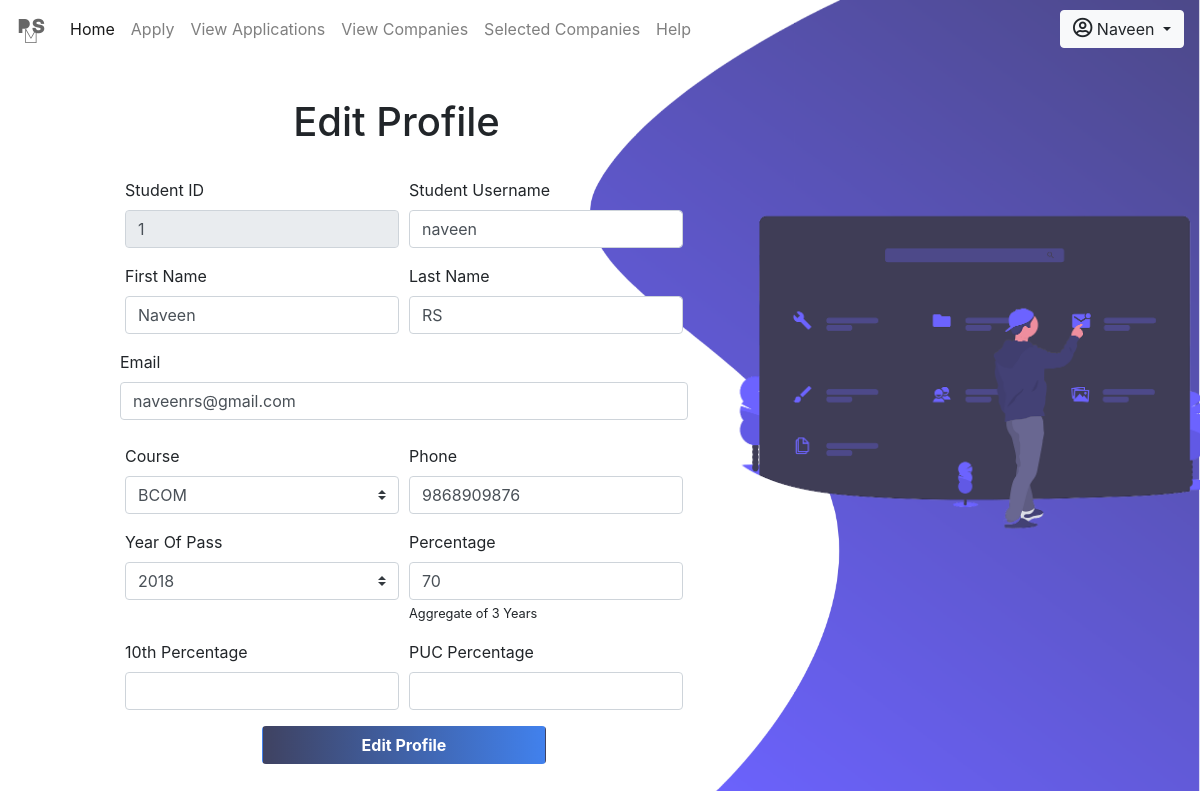
Page /student/editprofile.php (signed in) on the committed database.
### tables this page shows
CREATE TABLE IF NOT EXISTS `studentlogin` (
  `id` int(255) NOT NULL AUTO_INCREMENT,
  `uname` varchar(10) NOT NULL,
  `pwd` varchar(10) NOT NULL,
  `fname` varchar(15) NOT NULL,
  `lname` varchar(15) NOT NULL,
  `email` varchar(40) NOT NULL,
  `phone` varchar(12) NOT NULL,
  `secque` varchar(100) NOT NULL,
  `secans` varchar(100) NOT NULL,
  `course` varchar(100) DEFAULT NULL,
  `percentage` varchar(10) DEFAULT NULL,
  `yop` varchar(10) DEFAULT 'curdate()',
  `sslc` varchar(100) DEFAULT NULL,
  `puc` varchar(100) DEFAULT NULL,
  PRIMARY KEY (`id`),
  UNIQUE KEY `uname` (`uname`),
  UNIQUE KEY `email` (`email`)
);

### student/editprofile.php (the view, shortened to what this page needs)
<!DOCTYPE html>
<html lang="en">
<head>
    <link rel="stylesheet" type="text/css" href="css/index.css">
    <?php include_once 'includes/head.php' ?>
</head>
<body>
    <div>
    	<img id="img2" src="../images/editicon.png" width="650px" style="position: absolute; position: fixed; z-index: 1;
        margin-left: 55%; margin-top: 13vh;">
    </div>
    	<?php include_once 'includes/nav.php' ?>
    <div class="content" style="margin-top: 40px; margin-left: 20px;">
    	<h1 class="form-row justify-content-center" style="margin-left: 100px;">Edit Profile</h1> <br>
    	<form action="php/edit.inc.php" method="POST">
		    <div class="row justify-content-center align-items-baseline">
		      <div class="center one">
                    <?php
                        $user = $_SESSION['username'];
                        $sql = "select * from studentlogin where fname='$user';";
                        $res = mysqli_query($conn, $sql);
                        if (mysqli_num_rows($res) > 0) {
                            while ($row = mysqli_fetch_assoc($res)) {
                                ?>
                                <div class="form-row">
                                    <div class="form-group col-md-6">
                                    <label for="cid">Student ID</label>
                                    <input type="text" class="form-control" id="cid" name="id" value="<?php echo $row['id']; ?>" readonly>
                                    </div>
                                    <div class="form-group col-md-6">
                                    <label for="cname">Student Username</label>
                                    <input type="text" class="form-control" id="cname" name="uname" value="<?php echo $row['uname']; ?>">
                                    </div>
                                </div>
                                <div class="form-row">
                                    <div class="form-group col-md-6">
                                    <label for="website">First Name</label>
                                    <input type="text" class="form-control" id="website" name="fname" value="<?php echo $row['fname']; ?>">
                                    </div>
                                    <div class="form-group col-md-6">
                                    <label for="exampleInputEmail1">Last Name</label>
                                    <input type="text" class="form-control" id="website" name="lname" value="<?php echo $row['lname']; ?>">
                                    </div>
                                </div>
                                <div class="form-row">
                                    <label for="website">Email</label>
                                    <input type="text" class="form-control" id="website" name="email" value="<?php echo $row['email']; ?>">
                                </div> <br>
                                <div class="form-row">
                                    <div class="form-group col-md-6">
                                <label for="exampleInputEmail1">Course</label>
                                    <select class="custom-select" name="course">
                                        <option value="<?php echo $row['course'] ?>"><?php echo $row['course'] ?></option>
                                    </select>
                                    </div>
                                    <div class="form-group col-md-6">
                                    <label for="exampleInputEmail1">Phone</label>
                                    <input type="text" class="form-control" id="website" name="phone" value="<?php echo $row['phone']; ?>">
                                    </div>
                                </div>
                                <div class="form-row">
                                    <div class="form-group col-md-6">
                                <label for="exampleInputEmail1">Year Of Pass</label>
                                    <select class="custom-select" name="yop">
                                        <option value="2018">2018</option>
                                    </select>
                                    </div>
                                    <div class="form-group col-md-6">
                                    <label for="exampleInputEmail1">Percentage</label>
                                    <input type="text" class="form-control" id="website" name="percentage" value="<?php echo $row['percentage']; ?>">
                                    <small>Aggregate of 3 Years</small>
                                    </div>
                                </div>
                                <div class="form-row">
                                    <div class="form-group col-md-6">
                                    <label for="website">10th Percentage</label>
                                    <input type="text" class="form-control" id="website" name="sslc" value="<?php echo $row['sslc']; ?>">
                                    </div>
                                    <div class="form-group col-md-6">
                                    <label for="exampleInputEmail1">PUC Percentage</label>
                                    <input type="text" class="form-control" id="website" name="puc" value="<?php echo $row['puc']; ?>">
                                    </div>
                                </div>
                                <div class="form-row justify-content-center">
                                    <button type="submit" class="btn col-md-6" name="edit" style=" color: white;
									font-weight: bold; background: linear-gradient(to left, #4181ED, #3F4261);">Edit Profile</button>
                                </div> <br> <br>
                                <?php
                            }
                        }
                    ?>
		      </div>
		    </div>
		  </form>
    </div>
</body>
</html>

### student/css/index.css (style rules this page uses)
#img1,.content { position: absolute; }
form { margin-left: 120px; }
button { background: #514DC0; }
#img2 { z-index: 0; }

### rows in the picture
studentlogin: id "1", uname "naveen", fname "Naveen", lname "RS", email "naveenrs@gmail.com", course "BCOM", phone "9868909876", percentage "70"

### other values in the picture
$_SESSION['username'] "Naveen"
